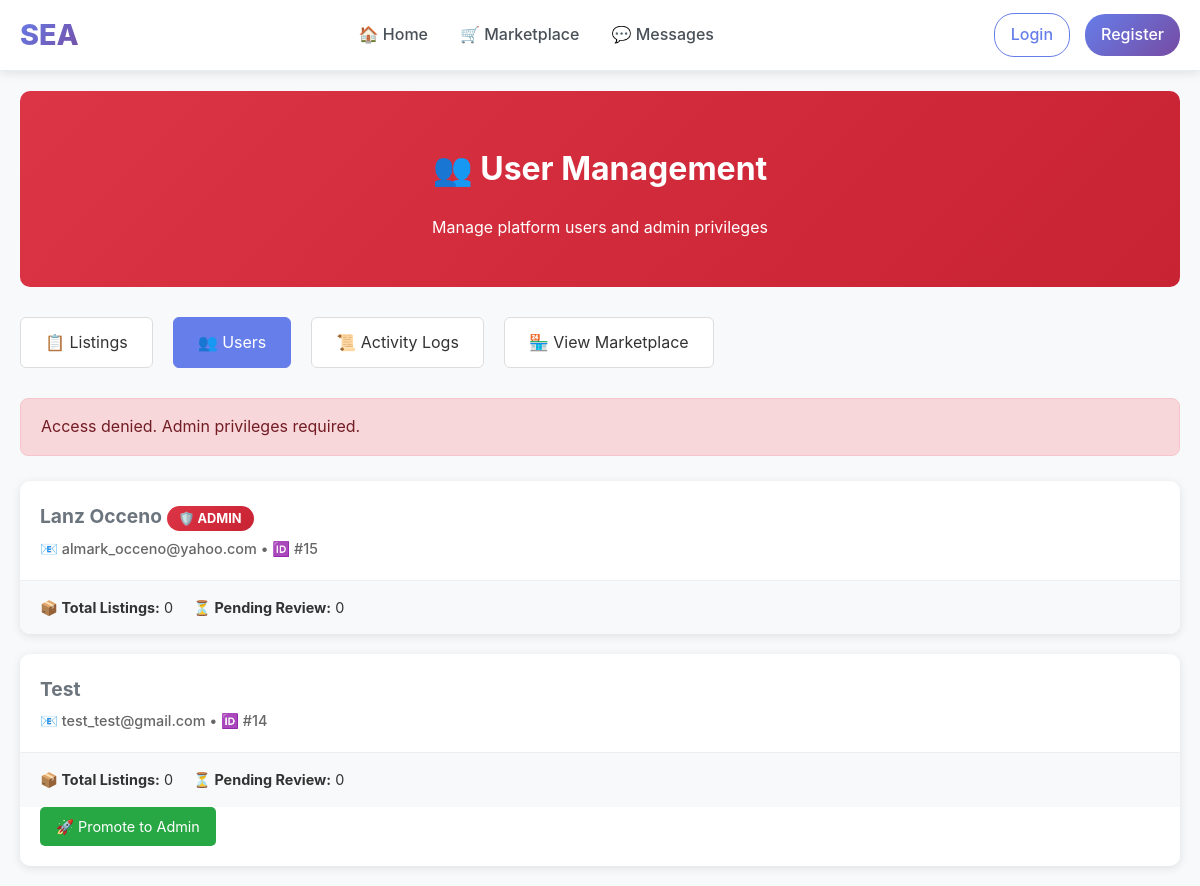
Before: /admin/users with the older database file.
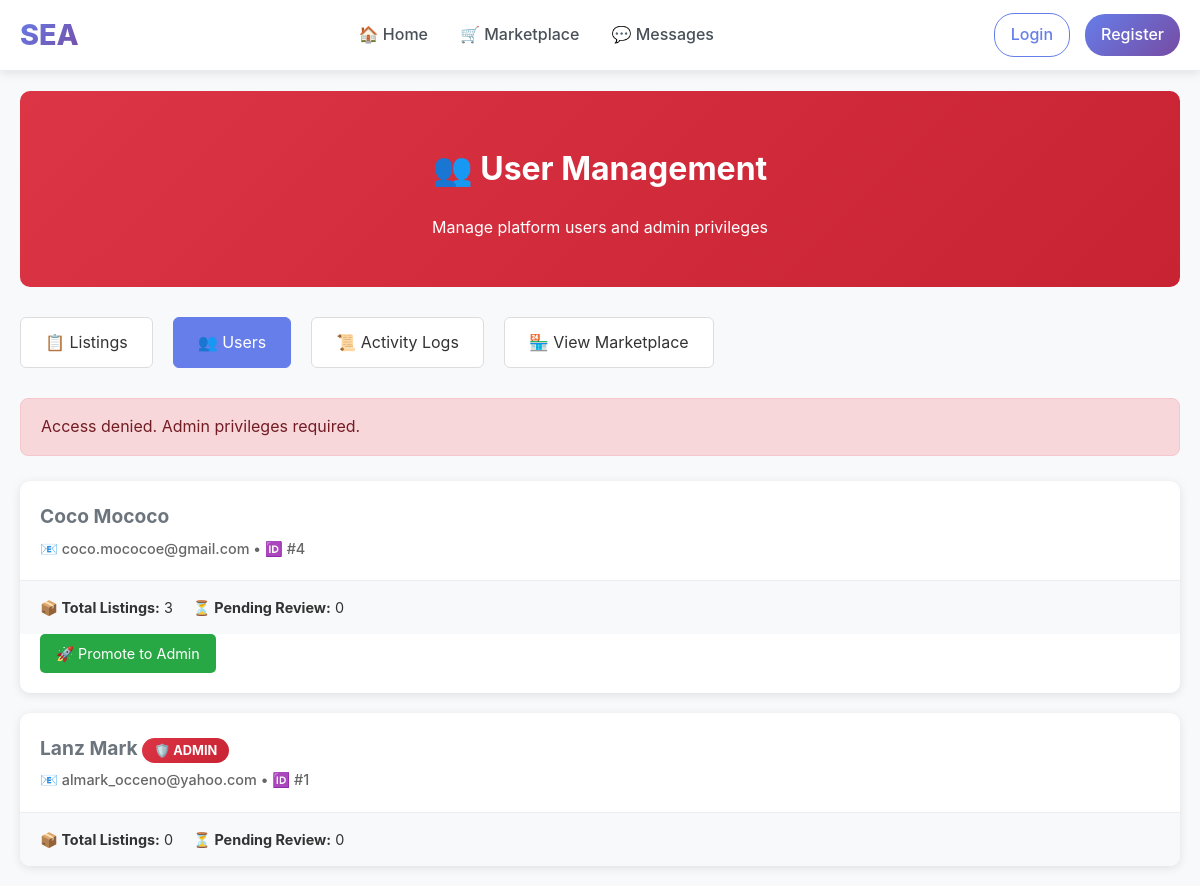
After: the same page with the newer database file.
### tables this page shows
CREATE TABLE students (
        student_id INTEGER PRIMARY KEY AUTOINCREMENT,
        name TEXT NOT NULL,
        email TEXT UNIQUE NOT NULL,
        password TEXT NOT NULL,
        org TEXT
    , is_admin INTEGER DEFAULT 0, email_verified INTEGER DEFAULT 0, verification_code TEXT DEFAULT NULL, verification_code_expires DATETIME DEFAULT NULL);

### app.py (the view)
@app.route('/admin/users')
def admin_users():
    if not require_admin():
        return redirect(url_for('home'))
    conn = get_db_connection()
    cur = conn.cursor()
    cur.execute("""
        SELECT s.*,
               COUNT(i.item_id) as item_count,
               COUNT(CASE WHEN i.moderation_status = 'pending' THEN 1 END) as pending_items
        FROM students s
        LEFT JOIN items i ON s.student_id = i.student_id
        GROUP BY s.student_id
        ORDER BY s.student_id DESC
    """)
    users = [dict(row) for row in cur.fetchall()]
    conn.close()
    return render_template('admin/users.html', users=users)

### app.py (called while the page is built, shortened)
def get_db_connection():
    database_url = os.environ.get('DATABASE_URL')
    if database_url:
        import psycopg2
        from psycopg2.extras import RealDictCursor
        if database_url.startswith('postgres://'):
            database_url = database_url.replace('postgres://', 'postgresql://', 1)
        conn = psycopg2.connect(database_url, cursor_factory=RealDictCursor)
        return DatabaseConnection(conn, is_postgres=True)
    else:
        db_path = os.path.join(BASE_DIR, 'database', 'marketplace.db')
        conn = sqlite3.connect(db_path, timeout=30.0)
        conn.row_factory = sqlite3.Row
        conn.execute('PRAGMA journal_mode=WAL;')
        return DatabaseConnection(conn, is_postgres=False)

def require_login():
    if 'user_id' not in session:
        return False

@app.context_processor
def inject_csrf_token():
    return dict(csrf_token=generate_csrf_token)

@app.context_processor
def inject_admin_status():
    return dict(is_admin_user=is_admin())

def is_admin():
    if not require_login():
        return False

    def fetchall(self):
        return self._cursor.fetchall()

    def cursor(self):
        return DatabaseCursor(self._conn.cursor(), self._is_postgres)

### templates/admin/users.html (shortened to what this page needs)
{% extends "base.html" %}
{% block content %}
<div class="admin-page">
  <div class="admin-header">
    <h1>👥 User Management</h1>
    <p>Manage platform users and admin privileges</p>
  </div>
  <div class="admin-nav">
    <a href="{{ url_for('admin_dashboard') }}">📋 Listings</a>
    <a href="{{ url_for('admin_users') }}" class="active">👥 Users</a>
    <a href="{{ url_for('admin_logs') }}">📜 Activity Logs</a>
    <a href="{{ url_for('marketplace') }}">🏪 View Marketplace</a>
  </div>
  {% with messages = get_flashed_messages(with_categories=true) %}
    {% if messages %}
      {% for category, message in messages %}
        <div class="alert {{ category }}">
          {{ message }}
        </div>
      {% endfor %}
    {% endif %}
  {% endwith %}
  <div class="users-grid">
    {% for user in users %}
    <div class="user-card">
      <div class="user-header">
        <div class="user-info">
          <div class="user-name">
            {{ user.name }}
            {% if user.is_admin %}
              <span class="admin-badge">🛡️ ADMIN</span>
            {% endif %}
          </div>
          <div class="user-meta">
            📧 {{ user.email }} • 🆔 #{{ user.student_id }}
          </div>
        </div>
      </div>
      <div class="user-stats">
        <div><strong>📦 Total Listings:</strong> {{ user.item_count }}</div>
        <div><strong>⏳ Pending Review:</strong> {{ user.pending_items }}</div>
      </div>
      {% if not user.is_admin and user.student_id != session.user_id %}
      <div class="user-actions">
        <a href="{{ url_for('promote_user', user_id=user.student_id) }}"
           class="btn-action btn-promote"
           onclick="return confirm('Promote {{ user.name }} to admin? This will give them full moderation privileges.')">
          🚀 Promote to Admin
        </a>
      </div>
      {% endif %}
    </div>
    {% endfor %}
  </div>
</div>
{% endblock %}

Changed rows visible on the page:
removed students: name "Lanz Occeno", is_admin "🛡️ ADMIN", email "almark_occeno@yahoo.com", student_id "15", item_count "0", pending_items "0"
removed students: name "Test", email "test_test@gmail.com", student_id "14", item_count "0", pending_items "0"
added students: name "Coco Mococo", email "coco.mococoe@gmail.com", student_id "4", item_count "3", pending_items "0"
added students: name "Lanz Mark", is_admin "🛡️ ADMIN", email "almark_occeno@yahoo.com", student_id "1", item_count "0", pending_items "0"
